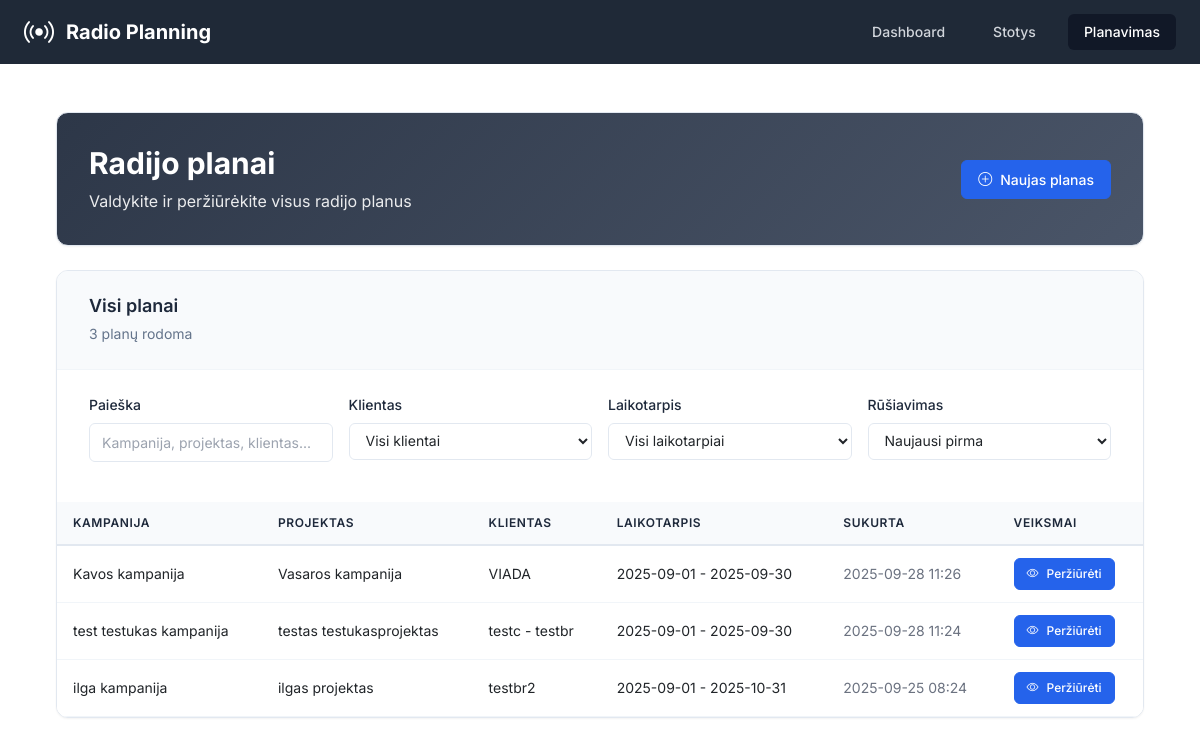
Screenshot of /planning with the database file from the repository.
### app/models.py (models this page shows, shortened)
class RadioPlan(db.Model):
    __tablename__ = 'radio_plans'
    id = db.Column(db.Integer, primary_key=True)
    campaign_id = db.Column(db.Integer, nullable=False)  # From projects-crm
    campaign_name = db.Column(db.String(200))
    project_id = db.Column(db.Integer)
    project_name = db.Column(db.String(200))
    client_brand_id = db.Column(db.Integer)
    client_brand_name = db.Column(db.String(200))
    start_date = db.Column(db.Date, nullable=False)
    end_date = db.Column(db.Date, nullable=False)
    target_audience = db.Column(db.String(50), nullable=False)
    our_discount = db.Column(db.Float, default=0)  # Percentage
    client_discount = db.Column(db.Float, default=0)  # Percentage
    created_at = db.Column(db.DateTime, default=datetime.utcnow)
    updated_at = db.Column(db.DateTime, default=datetime.utcnow, onupdate=datetime.utcnow)
    spots = db.relationship('RadioSpot', backref='plan', lazy='dynamic', cascade='all, delete-orphan')
    clips = db.relationship('RadioClip', backref='plan', lazy='dynamic', cascade='all, delete-orphan')
    selected_stations = db.relationship('RadioStation', secondary=plan_stations, lazy='subquery',
                                      backref=db.backref('plans', lazy=True))

### app/routes.py (the view)
@main_bp.route('/planning')
def planning():
    plans = RadioPlan.query.order_by(RadioPlan.created_at.desc()).all()
    return render_template('planning.html', plans=plans)

### app/templates/planning.html (shortened to what this page needs)
{% extends "base.html" %}
{% block content %}
<div class="container-fluid p-0">
    <div class="dashboard-header mb-4">
        <div class="header-content">
            <div class="flex justify-between items-center">
                <div>
                    <h1 class="text-3xl font-bold mb-2">Radijo planai</h1>
                    <p class="opacity-90">Valdykite ir peržiūrėkite visus radijo planus</p>
                </div>
                <a href="{{ url_for('main.new_plan') }}" class="btn-professional btn-primary">
                    <i class="bi bi-plus-circle"></i>
                    <span>Naujas planas</span>
                </a>
            </div>
        </div>
    </div>
    <div class="professional-section">
        <div class="section-header">
            <div class="section-title">
                <h3>Visi planai</h3>
                <span class="section-subtitle"><span id="filteredCount">{{ plans | length }}</span> planų rodoma</span>
            </div>
        </div>
        <div class="filter-content">
            <div class="filter-grid">
                <div class="filter-item">
                    <label for="searchFilter" class="filter-label">Paieška</label>
                    <input type="text" id="searchFilter" class="filter-input" placeholder="Kampanija, projektas, klientas...">
                </div>
                <div class="filter-item">
                    <label for="clientFilter" class="filter-label">Klientas</label>
                    <select id="clientFilter" class="filter-select">
                        <option value="">Visi klientai</option>
                    </select>
                </div>
                <div class="filter-item">
                    <label for="dateFilter" class="filter-label">Laikotarpis</label>
                    <select id="dateFilter" class="filter-select">
                        <option value="">Visi laikotarpiai</option>
                    </select>
                </div>
                <div class="filter-item">
                    <label for="sortFilter" class="filter-label">Rūšiavimas</label>
                    <select id="sortFilter" class="filter-select">
                        <option value="newest">Naujausi pirma</option>
                    </select>
                </div>
            </div>
        </div>
        <div class="table-container">
            {% if plans %}
            <div class="table-responsive">
                <table class="professional-table">
                    <thead>
                        <tr>
                            <th>Kampanija</th>
                            <th>Projektas</th>
                            <th>Klientas</th>
                            <th>Laikotarpis</th>
                            <th>Sukurta</th>
                            <th>Veiksmai</th>
                        </tr>
                    </thead>
                    <tbody>
                        {% for plan in plans %}
                        <tr class="plan-row"
                            data-campaign="{{ (plan.campaign_name or '')|lower }}"
                            data-project="{{ (plan.project_name or '')|lower }}"
                            data-client="{{ (plan.client_brand_name or '')|lower }}"
                            data-start-date="{{ plan.start_date.strftime('%Y-%m-%d') }}"
                            data-end-date="{{ plan.end_date.strftime('%Y-%m-%d') }}"
                            data-created="{{ plan.created_at.strftime('%Y-%m-%d') }}">
                            <td>{{ plan.campaign_name or 'N/A' }}</td>
                            <td>{{ plan.project_name or 'N/A' }}</td>
                            <td>{{ plan.client_brand_name or 'N/A' }}</td>
                            <td>
                                <span class="text-sm">
                                    {{ plan.start_date.strftime('%Y-%m-%d') }} - {{ plan.end_date.strftime('%Y-%m-%d') }}
                                </span>
                            </td>
                            <td class="text-gray-500 text-sm">{{ plan.created_at.strftime('%Y-%m-%d %H:%M') }}</td>
                            <td>
                                <a href="{{ url_for('main.view_plan', plan_id=plan.id) }}" class="btn-professional btn-primary btn-sm">
                                    <i class="bi bi-eye"></i>
                                    <span>Peržiūrėti</span>
                                </a>
                            </td>
                        </tr>
                        {% endfor %}
                    </tbody>
                </table>
            </div>
            {% endif %}
        </div>
    </div>
</div>
{% endblock %}

### app/templates/base.html (style rules this page uses)
body { font-family: 'Inter', sans-serif; }

### app/templates/planning.html (style rules this page uses)
:root { --primary-color: #2563eb; --success-color: #059669; --info-color: #0891b2; --warning-color: #d97706; --background-light: #f8fafc; --background-white: #ffffff; --text-primary: #1e293b; --text-secondary: #64748b; --text-muted: #94a3b8; --border-color: #e2e8f0; --border-light: #f1f5f9; --shadow-sm: 0 1px 2px 0 rgb(0 0 0 / 0.05); --shadow-md: 0 4px 6px -1px rgb(0 0 0 / 0.1), 0 2px 4px -2px rgb(0 0 0 / 0.1); --shadow-lg: 0 10px 15px -3px rgb(0 0 0 / 0.1), 0 4px 6px -4px rgb(0 0 0 / 0.1); --radius-sm: 6px; --radius-md: 8px; --radius-lg: 12px; }
.dashboard-header { background: linear-gradient(135deg, #2d3748, #4a5568); color: white; border: 1px solid var(--border-color); border-radius: var(--radius-lg); box-shadow: var(--shadow-sm); padding: 2rem; margin-bottom: 2rem; }
.btn-professional { display: inline-flex; align-items: center; gap: 0.5rem; padding: 0.5rem 1rem; border-radius: var(--radius-sm); font-size: 0.875rem; font-weight: 500; text-decoration: none; border: 1px solid transparent; transition: all 0.2s ease; cursor: pointer; }
.btn-professional.btn-sm { padding: 0.375rem 0.75rem; font-size: 0.75rem; }
.btn-professional.btn-primary { background: var(--primary-color); color: white; border-color: var(--primary-color); }
.professional-section { background: var(--background-white); border: 1px solid var(--border-color); border-radius: var(--radius-lg); box-shadow: var(--shadow-sm); overflow: hidden; }
.section-header { padding: 1.5rem 2rem; border-bottom: 1px solid var(--border-light); background: var(--background-light); }
.section-title h3 { font-size: 1.125rem; font-weight: 600; color: var(--text-primary); margin: 0 0 0.25rem 0; }
.section-subtitle { color: var(--text-secondary); font-size: 0.875rem; }
.table-container { overflow: hidden; }
.professional-table { width: 100%; border-collapse: collapse; font-size: 0.875rem; background: var(--background-white); }
.professional-table th { background: var(--background-light); color: var(--text-primary); font-weight: 600; padding: 0.75rem 1rem; text-align: left; border-bottom: 2px solid var(--border-color); font-size: 0.75rem; text-transform: uppercase; letter-spacing: 0.05em; }
.professional-table td { padding: 0.75rem 1rem; border-bottom: 1px solid var(--border-light); vertical-align: middle; font-size: 0.875rem; background: var(--background-white); }
.filter-content { padding: 1.5rem 2rem; }
.filter-grid { display: grid; grid-template-columns: repeat(auto-fit, minmax(200px, 1fr)); gap: 1rem; margin-bottom: 1rem; }
.filter-item { display: flex; flex-direction: column; gap: 0.5rem; }
.filter-label { font-size: 0.875rem; font-weight: 500; color: var(--text-primary); }
.filter-input, .filter-select { padding: 0.5rem 0.75rem; border: 1px solid var(--border-color); border-radius: var(--radius-sm); font-size: 0.875rem; transition: all 0.2s ease; background: var(--background-white); }
.opacity-90 { opacity: 0.9; }

### rows the page displays
RadioPlan: campaign_name "Kavos kampanija", project_name "Vasaros kampanija", client_brand_name "VIADA", start_date "2025-09-01", end_date "2025-09-30", created_at "2025-09-28 11:26"
RadioPlan: campaign_name "test testukas kampanija", project_name "testas testukasprojektas", client_brand_name "testc - testbr", start_date "2025-09-01", end_date "2025-09-30", created_at "2025-09-28 11:24"
RadioPlan: campaign_name "ilga kampanija", project_name "ilgas projektas", client_brand_name "testbr2", start_date "2025-09-01", end_date "2025-10-31", created_at "2025-09-25 08:24"

### other values shown
{{ plans | length }} "3"
